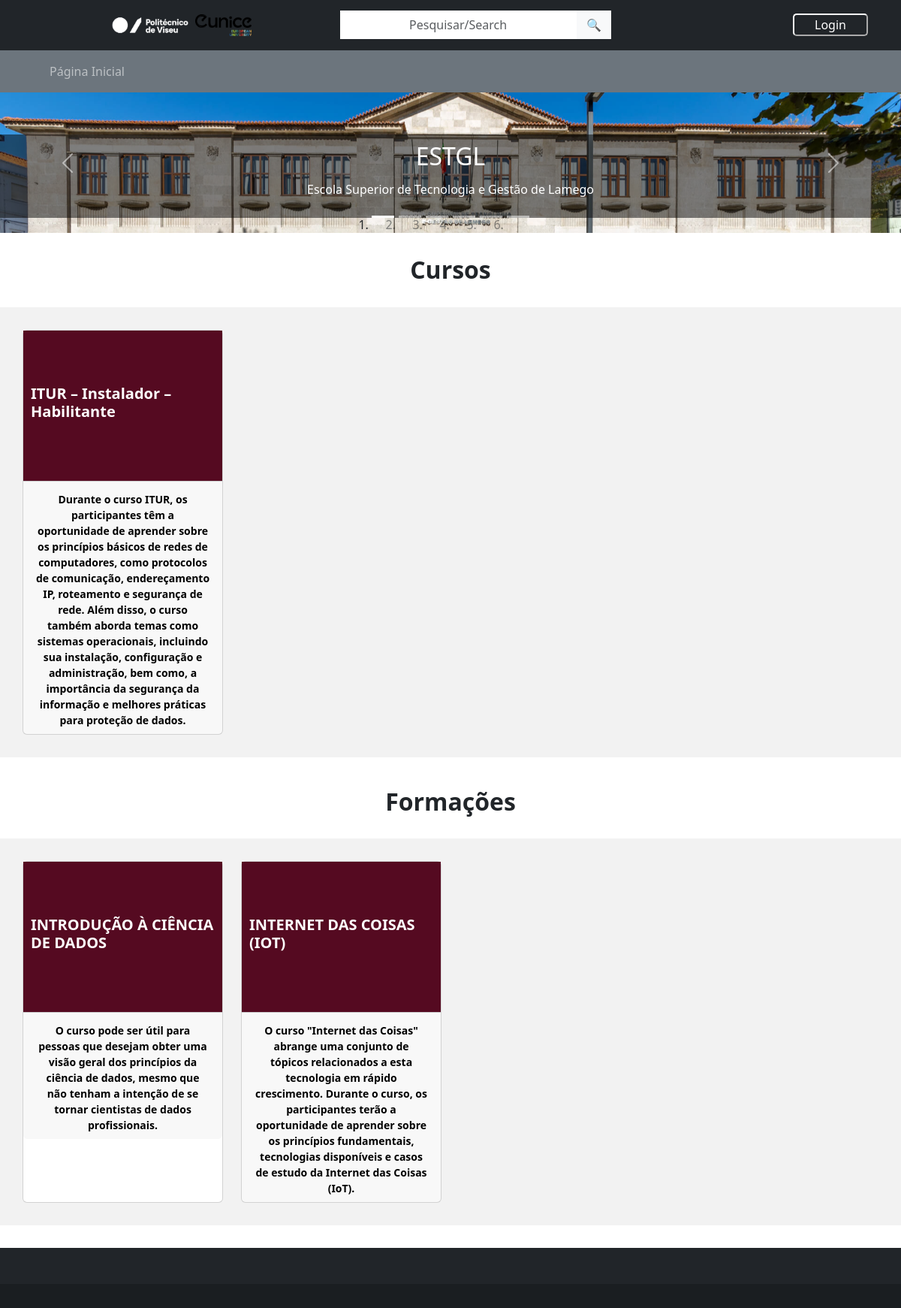
The page / on the database its author committed.
### stakeholders/models.py (models this page shows, shortened)
class Atividade(models.Model):
    AREAS_ATIVIDADE = (
        ('Saúde', 'Saúde'),
        ('Tecnologia', 'Tecnologia'),
        ('Agricultura', 'Agricultura'),
        ('Educação', 'Educação'),
    	  ('Matemática', 'Matemática'),
	      ('Outras', 'Outras'),
    )
    nome = models.TextField()
    descricao = models.TextField()
    image = models.ImageField(upload_to='stakeholders/img/Atividades', blank=True)
    data_inicio = models.DateField()
    data_fim = models.DateField()
    area = models.CharField(max_length=20, choices=AREAS_ATIVIDADE,default='Tecnologia')
    local = models.TextField(blank=True)
    objetivos = models.TextField(blank=True)
    custos = models.TextField(blank=True)
    publico_alvo = models.TextField(blank=True)
    contacto = models.TextField(blank=True)
    email = models.TextField(blank=True)
    unidade_organica = models.ForeignKey(UnidadeOrganica, on_delete=models.CASCADE)

class AtividadeFormativa(Atividade):
    TIPOS_ATIVIDADE = (
        ('C', 'Curso'),
        ('F', 'Formacao'),
    )
    data_limite_inscricao = models.DateField()
    responsavel = models.TextField()
    tipodeatividade = models.CharField(max_length=2, choices=TIPOS_ATIVIDADE,default='C')
    certificacao = models.TextField(blank=True)
    programa = models.TextField(blank=True)
    duracao = models.TextField(blank=True)
    vagas = models.TextField(blank=True)
    edicao = models.TextField(blank=True)
    requisitos = models.TextField(blank=True)
    horario = models.TextField(blank=True)
    fases = models.TextField(blank=True)
    regime = models.TextField(blank=True)

class Atividade(models.Model):
    AREAS_ATIVIDADE = (
        ('Saúde', 'Saúde'),
        ('Tecnologia', 'Tecnologia'),
        ('Agricultura', 'Agricultura'),
        ('Educação', 'Educação'),
    	  ('Matemática', 'Matemática'),
	      ('Outras', 'Outras'),
    )
    nome = models.TextField()
    descricao = models.TextField()
    image = models.ImageField(upload_to='stakeholders/img/Atividades', blank=True)
    data_inicio = models.DateField()
    data_fim = models.DateField()
    area = models.CharField(max_length=20, choices=AREAS_ATIVIDADE,default='Tecnologia')
    local = models.TextField(blank=True)
    objetivos = models.TextField(blank=True)
    custos = models.TextField(blank=True)
    publico_alvo = models.TextField(blank=True)
    contacto = models.TextField(blank=True)
    email = models.TextField(blank=True)
    unidade_organica = models.ForeignKey(UnidadeOrganica, on_delete=models.CASCADE)

### stakeholders/views.py (the view)
# urls.py: path("", views.home, name="home"),
def home(request):
    login_failed = request.GET.get('login_failed', False)
    register_failed = request.GET.get('register_failed', False)
    servicos = Servico.objects.all()
    cursos = AtividadeFormativa.objects.filter(tipodeatividade='C')
    formacoes = AtividadeFormativa.objects.filter(tipodeatividade='F')
    congressos = EventoCientifico.objects.filter(tipodeevento='CO')
    concursos = EventoCientifico.objects.filter(tipodeevento='CN')
    palestras = EventoCientifico.objects.filter(tipodeevento='PA')
    seminarios = EventoCientifico.objects.filter(tipodeevento='SE')
    context = {
        'login_failed': login_failed,
        'register_failed': register_failed,
        'cursos': cursos,
        'formacoes': formacoes,
        'congressos': congressos,
        'concursos' : concursos,
        'palestras' : palestras,
        'seminarios' : seminarios,
        'servicos' : servicos,
    }
    return render(request, 'stakeholders/home.html', context)

### stakeholders/models.py (called while the page is built)
    def __str__(self):
        return self.nome

### stakeholders/templates/stakeholders/home.html (shortened to what this page needs)
{% extends "stakeholders/index.html" %}
{% block content %}
{% load static %}
<link rel="stylesheet" type="text/css" href="{% static 'stakeholders/css/style.css' %}">
<div class="carousel-container">
  <div id="carouselExampleIndicators" class="carousel slide" data-ride="carousel">
    <ol class="carousel-indicators">
      <li data-bs-target="#carouselExampleIndicators" data-bs-slide-to="0" class="active"></li>
      <li data-bs-target="#carouselExampleIndicators" data-bs-slide-to="1"></li>
      <li data-bs-target="#carouselExampleIndicators" data-bs-slide-to="2"></li>
      <li data-bs-target="#carouselExampleIndicators" data-bs-slide-to="3"></li>
      <li data-bs-target="#carouselExampleIndicators" data-bs-slide-to="4"></li>
      <li data-bs-target="#carouselExampleIndicators" data-bs-slide-to="5"></li>
    </ol>
    <div class="carousel-inner">
      <div class="carousel-item active" data-school="Escola Superior de Tecnologia e Gestão de Lamego">
        <img src="{% static 'stakeholders/img/ESTGLCUT.jpg' %}" class="d-block w-100" alt="Slide 1">
        <div class="carousel-caption">
          <h2>ESTGL</h2>
          <p class="nome-escolas">Escola Superior de Tecnologia e Gestão de Lamego</p>
        </div>
      </div>
    </div>
    <button class="carousel-control-prev" type="button" data-bs-target="#carouselExampleIndicators" data-bs-slide="prev">
      <span class="carousel-control-prev-icon" aria-hidden="true"></span>
    </button>
    <button class="carousel-control-next" type="button" data-bs-target="#carouselExampleIndicators" data-bs-slide="next">
      <span class="carousel-control-next-icon" aria-hidden="true"></span>
    </button>
  </div>
</div>
<div class="black-bar cursostitulo"></div>
{% if cursos %}
<h2 class="cursos cursostitulo" id="cursos">Cursos</h2>
<div class="black-bar cursostitulo"></div>
<div class="container-cards cursoscontainer">
  <div class="row row-cols-1 row-cols-md-4 g-4">
    {% for curso in cursos %}
        <div class="col" data-escola="{{ curso.unidade_organica }}">
          <a href="#" data-bs-toggle="modal" data-bs-target="#myModalCursos{{ curso.id }}" class="card-link">
            <div class="card h-100">
              <div class="card-body" style="background-color: #550A21;">
                <h5 class="card-title" style="color: white;">{{ curso.nome }}</h5>
              </div>
              <div class="card-footer">
                <small class="text-muted">
                  <p class="card-text" style="color: black;">{{ curso.descricao }}</p>
                </small>
              </div>
            </div>
          </a>
        </div>
    {% endfor %}
  </div>
</div>
{% endif %}
<div class="black-bar cursostitulo"></div>
<div class="black-bar formacoestitulo"></div>
{% if formacoes %}
<h2 class="cursos formacoestitulo" id="cursos">Formações</h2>
<div class="black-bar formacoestitulo"></div>
<div class="container-cards formacoescontainer">
  <div class="row row-cols-1 row-cols-md-4 g-4">
    {% for formacao in formacoes %}
      <div class="col" data-escola="{{ formacao.unidade_organica }}">
        <a href="#" data-bs-toggle="modal" data-bs-target="#myModalFormacao{{ formacao.id }}" class="card-link">
          <div class="card h-100">
            <div class="card-body" style="background-color: #550A21;">
              <h5 class="card-title" style="color: white;">{{ formacao.nome }}</h5>
            </div>
            <div class="card-footer">
              <small class="text-muted">
                <p class="card-text" style="color: black;">{{ formacao.descricao }}</p>
              </small>
            </div>
          </div>
        </a>
      </div>
    {% endfor %}
  </div>
</div>
{% endif %}
<div class="black-bar formacoestitulo"></div>
{% endblock %}

### stakeholders/templates/stakeholders/index.html (shortened to what this page needs)
{% load static %}
<!DOCTYPE html>
<html lang="en">
  <head>
    <link href="https://cdn.jsdelivr.net/npm/bootstrap-icons@1.7.1/font/bootstrap-icons.css" rel="stylesheet">
    <link href="https://cdn.jsdelivr.net/npm/bootstrap@5.3.0-alpha1/dist/css/bootstrap.min.css" rel="stylesheet">
    <link rel="stylesheet" type="text/css" href="{% static 'stakeholders/css/style.css' %}">
  </head>
  <body>
  <nav class="navbar navbar-expand-lg navbar-dark bg-dark" aria-label="Navbar1">
    <div class="container-nav">
      <a class="navbar-brand" href="#">
    <div class="logo-container">
      <img src="{% static 'stakeholders/img/logoIPV.png' %}" class="img-fluid logo-ipv" alt="">
      <img src="{% static 'stakeholders/img/logo-eunice.png' %}" class="img-fluid logo-eunice" alt="">
    </div>
  </a>
  <div class="collapse navbar-collapse first" id="expand">
    <form id="searchbox" class="search-form ml-auto" role="search">
      <div class="input-group">
        <input id="search-input" class="form-control text-center" type="text" placeholder="Pesquisar/Search" aria-label="Search" aria-describedby="search-icon">
        <button class="btn btn-light" type="button" id="search-icon">&#128269;</button>
      </div>
    </form>
    <div class="Username-btn">
      {% if user.is_authenticated %}
      <div class="navbar-text">Bem-Vindo! {{ user.username }}</div>
      <form id="logout-form" action="{% url 'logout' %}" method="post">
        {% csrf_token %}
        <button type="submit" class="btn-entrar">Logout</button>
      </form>
      {% else %}
      <button type="button" class="btn-entrar" data-bs-toggle="modal" data-bs-target="#ModalFormLogin">Login</button>
      {% endif %}
    </div>
  </div>
  </div>
  </nav>
  <nav class="navbar navbar-expand-lg navbar-dark bg-secondary" aria-label="Navbar2">
    <div class="container">
      <div class="collapse navbar-collapse" id="navbarNavAltMarkup">
        <div class="navbar-nav">
          <a class="nav-link" href="/" id="homebutton" role="button"  aria-expanded="false">Página Inicial</a>
        </div>
      </div>
    </div>
  </nav>
  <div class="body-content">
    {% block content %}
    {% endblock %}
  </div>
  </body>
  <footer class="bg-dark text-center text-white fixed-bottom">
  <div class="container p-4 pb-0">
  </div>
  <div class="text-center p-3" style="background-color: rgba(0, 0, 0, 0.2);">
  </div>
</footer>
</html>

### stakeholders/static/stakeholders/css/style.css (style rules this page uses)
.container-nav { display: flex; flex-wrap: inherit; align-items: center; width: 100%; justify-content: space-between; padding-left: 10%; padding-right: 2%; }
.collapse.navbar-collapse.first { justify-content: space-between; }
.logo-container { display: flex; align-items: center; }
.logo-ipv { margin-left: 20px; max-width: 120px; height: auto; }
.logo-eunice { max-width: 75px; height: auto; }
.search-form { display: flex; flex-direction: row; justify-content: left; background-color: white; border: none; padding: 0; width: 50%; }
.search-form .input-group { flex-wrap: nowrap; align-items: center; }
.search-form #search-input { border: none; background-color: white; box-shadow: none; }
.navbar.navbar-dark.bg-dark .navbar-brand { display: flex; flex-direction: row; align-items: center; align-content: center; width: 30%; }
.navbar.navbar-expand-lg.navbar-dark.bg-dark .container-nav .collapse.navbar-collapse.first .Username-btn { display: flex; flex-direction: row; align-items: center; align-content: center; }
.btn-entrar { width: 100px; height: 30px; margin-right: 20px; margin-left: 20px; background-color: inherit; border-color: #fff; border-radius: 5px; padding: 0.5em 0; color: #fff; line-height: 0; }
.carousel-caption { background-color: rgba(0, 0, 0, 0.5); width: 100%; padding: 10px; position: absolute; bottom: 20px; left: 0; }
.carousel-item { width: 100%; height: 100%; }
.carousel-item img { padding-top: 0; object-fit: cover; width: 100%; height: 100%; }
.carousel-indicators { justify-content: center; margin-bottom: 10px; }
.container-cards { background-color: #f2f2f2; width: 100%; padding: 30px; }
.card { transition: transform 0.2s; }
.card-body { display: flex; max-height: 200px; min-height: 200px; padding: 10px; align-items: center; justify-content: center; }
.card-title { font-weight: bold; }
.card-text { font-weight: bold; }
.card-link { text-decoration: none; }
.black-bar { padding-bottom: 10px; background-color: white; width: 100%; }
#cursos { padding: 10px; margin: 10px; text-align: center; font-weight: bold; }
.form-control { background-color: #fff; color: black; padding-left: 10px; border: 0; border-radius: 10px; }
p { text-align: center; padding-top: 5px; color: inherit; }
footer { position: absolute; bottom: 0; width: 100%; z-index: 1000; }
body { padding-bottom: 100px; }

### rows shown on the page
AtividadeFormativa: nome "ITUR – Instalador – Habilitante", descricao "Durante o curso ITUR, os participantes têm a oportunidade de aprender sobre os princípios básicos de redes de computadores, como protocolos de comunicação, endereçamento IP, roteamento e segurança de rede. Além disso, o curso também aborda temas como sistemas operacionais, incluindo sua instalação, configuração e administração, bem como, a importância da segurança da informação e melhores práticas para proteção de dados."
AtividadeFormativa: nome "INTRODUÇÃO À CIÊNCIA DE DADOS", descricao "O curso pode ser útil para pessoas que desejam obter uma visão geral dos princípios da ciência de dados, mesmo que não tenham a intenção de se tornar cientistas de dados profissionais."
AtividadeFormativa: nome "INTERNET DAS COISAS (IOT)", descricao "O curso \"Internet das Coisas\" abrange uma conjunto de tópicos relacionados a esta tecnologia em rápido crescimento. Durante o curso, os participantes terão a oportunidade de aprender sobre os princípios fundamentais, tecnologias disponíveis e casos de estudo da Internet das Coisas (IoT)."
